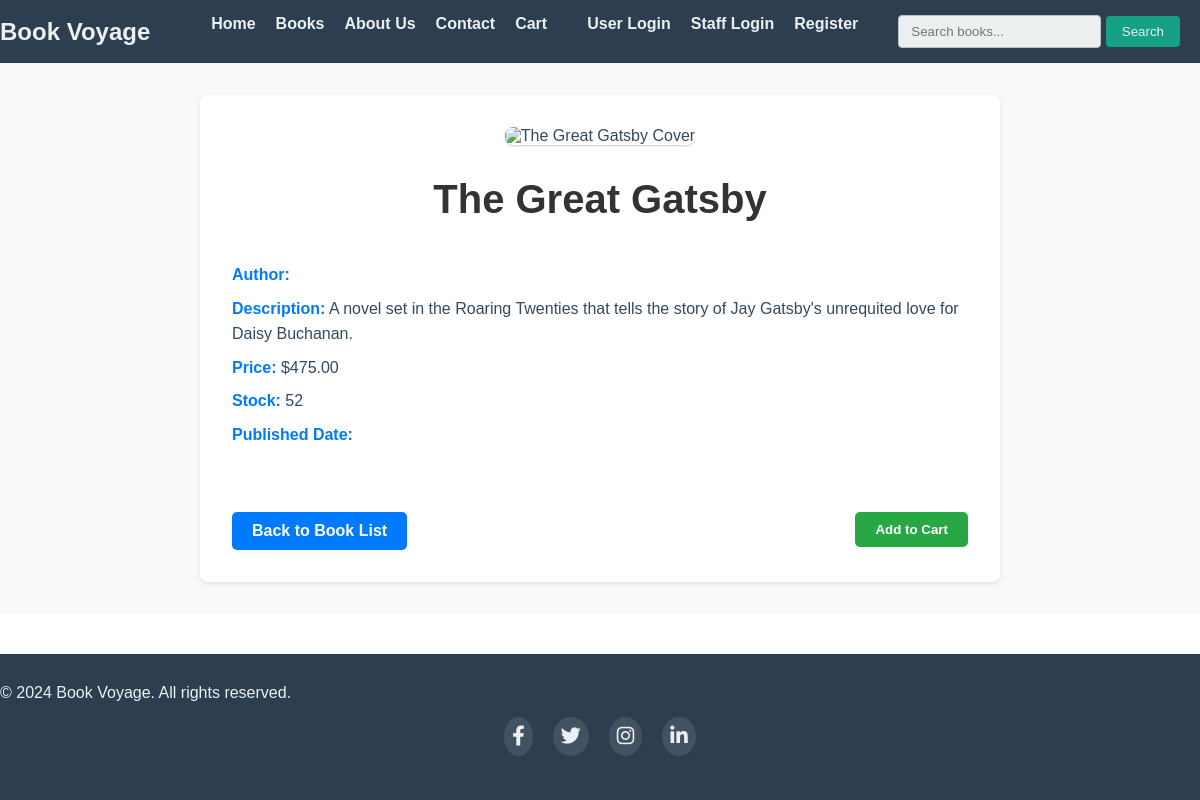
Page /books/3/ on the committed database.
### store/models.py (models this page shows, shortened)
class Book(models.Model):
    title = models.CharField(max_length=200)
    author = models.CharField(max_length=100)
    genre = models.CharField(max_length=50,default="story")
    description = models.TextField()
    price = models.DecimalField(max_digits=6, decimal_places=2)
    stock = models.IntegerField(default=1)
    cover_image = models.ImageField(upload_to='book_covers/', blank=True, null=True)

### store/views.py (the view)
# urls.py: path('books/<int:pk>/', BookDetailView.as_view(), name='book-detail'), # Book detail view
class BookDetailView(DetailView):
    model = Book
    template_name = 'store/book_detail.html'
    context_object_name = 'book'

### templates/store/book_detail.html (shortened to what this page needs)
{% extends "store/base.html" %}
{% load static %}
{% block body %}
<div class="book-detail-container">
    <div class="book-detail">
        <div class="book-image">
            <img src="#" alt="{{ book.title }} Cover" class="cover-img">
        </div>
        <h1 class="book-title">{{ book.title }}</h1>
        <div class="book-info">
            <p class="book-author"><strong>Author:</strong> {{ book.author.name }}</p>
            <p class="book-description"><strong>Description:</strong> {{ book.description }}</p>
            <p class="book-price"><strong>Price:</strong> ${{ book.price|floatformat:2 }}</p>
            <p class="book-stock"><strong>Stock:</strong> {{ book.stock }}</p>
            <p class="book-published"><strong>Published Date:</strong> {{ book.published_date }}</p>
        </div>
        <div class="action-buttons">
            <a href="{% url 'book-list' %}" class="back-button">
                Back to Book List
            </a>
            <form action="{% url 'add_to_cart' book.pk %}" method="post">
                <button type="submit" class="add-to-cart-button" {% if book.stock == 0 %}disabled{% endif %}>
                    Add to Cart
                </button>
            </form>
        </div>
    </div>
</div>
{% endblock %}

### templates/store/base.html (style rules this page uses)
:root { --primary-dark: #2C3E50; --primary-light: #ECF0F1; --accent-gold: #F1C40F; --accent-teal: #16A085; --neutral-dark: #34495E; --neutral-medium: #7F8C8D; --neutral-light: #BDC3C7; --bg-primary: #FFFFFF; --bg-secondary: #F8F9FA; --bg-tertiary: #E9ECEF; }
* { margin: 0; padding: 0; box-sizing: border-box; font-family: 'Raleway', sans-serif; }
body { background-color: var(--bg-primary); color: var(--neutral-dark); }

### templates/store/book_detail.html (style rules this page uses)
.book-detail-container { display: flex; justify-content: center; padding: 2rem; background-color: #f8f9fa; }
.book-detail { max-width: 800px; width: 100%; padding: 2rem; background-color: white; border-radius: 8px; box-shadow: 0 2px 4px rgba(0, 0, 0, 0.1); transition: transform 0.3s; display: flex; flex-direction: column; align-items: center; }
.book-image { margin-bottom: 2rem; }
.cover-img { max-width: 100%; height: auto; border-radius: 8px; box-shadow: 0 1px 2px rgba(0, 0, 0, 0.2); }
.book-title { font-size: 2.5rem; font-weight: bold; margin-bottom: 1rem; color: #333; text-align: center; }
.book-info { margin: 1.5rem 0; text-align: left; width: 100%; }
.book-info p { line-height: 1.6; margin-bottom: 0.5rem; }
.book-info strong { color: #007bff; font-weight: 600; }
.action-buttons { display: flex; justify-content: space-between; margin-top: 2rem; width: 100%; }
.back-button { padding: 10px 20px; border: none; border-radius: 5px; background-color: #007bff; color: white; text-decoration: none; font-weight: bold; transition: background-color 0.3s; }
.add-to-cart-button { padding: 10px 20px; border: none; border-radius: 5px; background-color: #28a745; color: white; font-weight: bold; cursor: pointer; transition: background-color 0.3s; }

### rows in the picture
Book: title "The Great Gatsby", description "A novel set in the Roaring Twenties that tells the story of Jay Gatsby's unrequited love for Daisy Buchanan.", price "475.00", stock "52"
